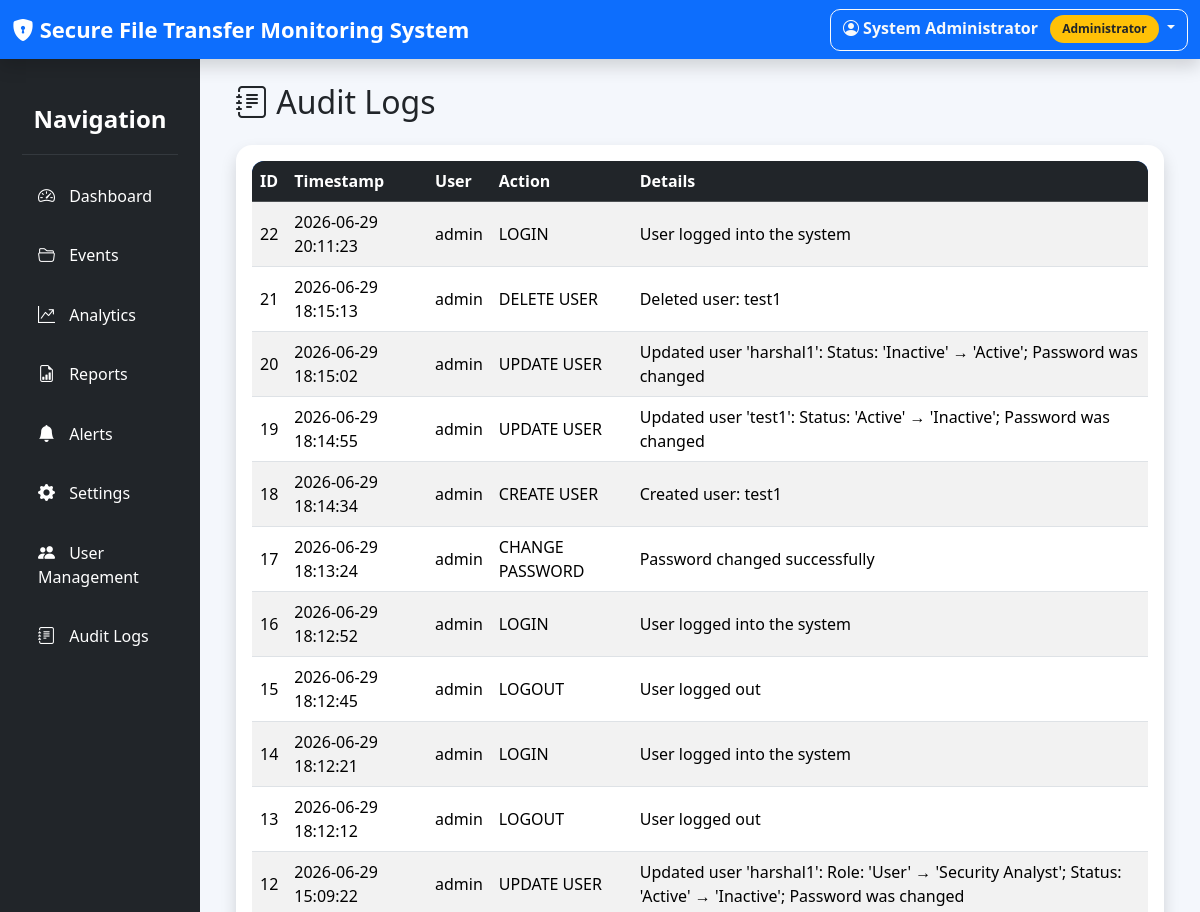
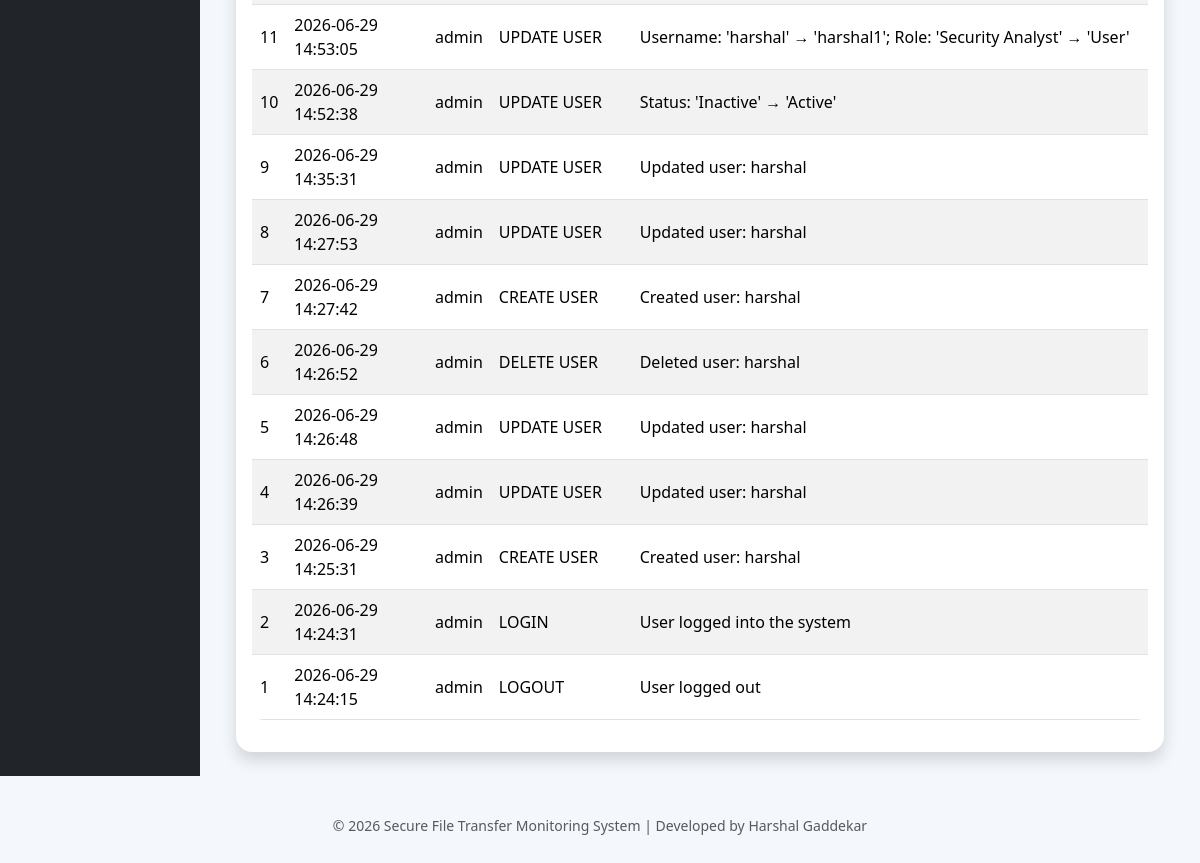
Screenshot of /audit-logs (signed in) with the database file from the repository (2 pictures, top to bottom).
### tables this page shows
CREATE TABLE audit_logs(

    id INTEGER PRIMARY KEY AUTOINCREMENT,

    timestamp TEXT,

    username TEXT,

    action TEXT,

    details TEXT

);

### app.py (the view)
@app.route("/audit-logs")
def audit_logs():
    if not session.get("logged_in"):
        return redirect("/login")
    if session.get("role") != "Administrator":
        return "Access Denied", 403
    logs = get_audit_logs()
    return render_template(
        "audit_logs.html",
        logs=logs
    )

### modules/audit.py (called while the page is built)
def get_audit_logs():
    conn = sqlite3.connect(DATABASE)
    conn.row_factory = sqlite3.Row
    cursor = conn.cursor()
    cursor.execute("""

        SELECT *

        FROM audit_logs

        ORDER BY id DESC

    """)
    logs = cursor.fetchall()
    conn.close()
    return logs

### templates/audit_logs.html (shortened to what this page needs)
{% extends "base.html" %}
{% block content %}
<div class="container-fluid">
    <h2 class="mb-4">
        <i class="bi bi-journal-text"></i>
        Audit Logs
    </h2>
    <div class="card shadow">
        <div class="card-body table-responsive">
            <table class="table table-striped table-hover">
                <thead class="table-dark">
                    <tr>
                        <th>ID</th>
                        <th>Timestamp</th>
                        <th>User</th>
                        <th>Action</th>
                        <th>Details</th>
                    </tr>
                </thead>
                <tbody>
                {% for log in logs %}
                    <tr>
                        <td>{{ log["id"] }}</td>
                        <td>{{ log["timestamp"] }}</td>
                        <td>{{ log["username"] }}</td>
                        <td>{{ log["action"] }}</td>
                        <td>{{ log["details"] }}</td>
                    </tr>
                {% endfor %}
                </tbody>
            </table>
        </div>
    </div>
</div>
{% endblock %}

### templates/base.html (shortened to what this page needs)
<!DOCTYPE html>
<html lang="en">
<head>
<link href="https://cdn.jsdelivr.net/npm/bootstrap@5.3.3/dist/css/bootstrap.min.css" rel="stylesheet">
<link href="https://cdn.jsdelivr.net/npm/bootstrap-icons@1.11.3/font/bootstrap-icons.css" rel="stylesheet">
<link rel="stylesheet" href="{{ url_for('static', filename='css/style.css') }}">
</head>
<body>
<nav class="navbar navbar-expand-lg navbar-dark bg-primary shadow">
<div class="container-fluid">
    <a class="navbar-brand fw-bold" href="/">
        <i class="bi bi-shield-lock-fill"></i>
        Secure File Transfer Monitoring System
    </a>
<div class="ms-auto">
    <div class="dropdown">
        <button
            class="btn btn-outline-light dropdown-toggle"
            type="button"
            data-bs-toggle="dropdown">
            <i class="bi bi-person-circle"></i>
            {{ session.get('full_name') }}
            <span class="badge bg-warning text-dark ms-2">
                {{ session.get('role') }}
            </span>
        </button>
    </div>
</div>
</div>
</nav>
<div class="container-fluid">
<div class="row">
    <div class="col-lg-2 sidebar">
        <h4 class="mt-4 text-center">
            Navigation
        </h4>
        <hr>
        <a href="/">
            <i class="bi bi-speedometer2"></i>
            Dashboard
        </a>
        <a href="/events">
            <i class="bi bi-folder2-open"></i>
            Events
        </a>
        <a href="/analytics">
            <i class="bi bi-graph-up-arrow"></i>
            Analytics
        </a>
        <a href="/reports">
            <i class="bi bi-file-earmark-bar-graph"></i>
            Reports
        </a>
        <a href="/alerts">
            <i class="bi bi-bell-fill"></i>
            Alerts
        </a>
        <a href="/settings">
            <i class="bi bi-gear-fill"></i>
            Settings
        </a>
        <a href="/users">
            <i class="bi bi-people-fill"></i>
            User Management
        </a>
        <a href="/audit-logs">
            <i class="bi bi-journal-text"></i>
            Audit Logs
        </a>
    </div>
    <div class="col-lg-10 p-4">
        {% block content %}
        {% endblock %}
    </div>
</div>
</div>
<footer class="text-center mt-4 mb-3 text-muted">
© 2026 Secure File Transfer Monitoring System |
Developed by Harshal Gaddekar
</footer>
</body>
</html>

### static/css/style.css (style rules this page uses)
:root { --primary:#0d6efd; --success:#198754; --warning:#ffc107; --danger:#dc3545; --info:#0dcaf0; --dark:#212529; --background:#f4f7fc; --card-shadow:0 8px 20px rgba(0,0,0,.08); --card-hover:0 15px 35px rgba(0,0,0,.15); }
body { background:var(--background); font-family:'Segoe UI',Tahoma,Geneva,Verdana,sans-serif; overflow-x:hidden; color:#212529; }
.navbar { box-shadow:0 4px 18px rgba(0,0,0,.12); }
.navbar-brand { font-size:22px; font-weight:700; }
.sidebar { background:#212529; min-height:100vh; padding:22px; }
.sidebar h4 { color:white; margin-bottom:20px; font-weight:600; }
.sidebar hr { border-color:#6c757d; }
.sidebar a { display:block; color:white; text-decoration:none; padding:12px 16px; margin-bottom:10px; border-radius:10px; transition:all .25s ease; font-weight:500; }
.sidebar i { margin-right:10px; font-size:17px; }
.card { border:none; border-radius:16px; box-shadow:var(--card-shadow); transition:all .25s ease; }
.table { background:white; border-radius:12px; overflow:hidden; }
.table thead { background:#0d6efd; color:white; }
.table td, .table th { vertical-align:middle; }
.table tbody tr { transition:.2s; }
.table-responsive { border-radius:12px; }
.badge { padding:8px 12px; font-size:12px; font-weight:600; border-radius:20px; }
.btn { border-radius:10px; font-weight:600; }
footer { color:#6c757d; padding:15px; font-size:14px; }
.card, .btn, .sidebar a { transition:all .25s ease-in-out; }

### rows the page displays
audit_logs: id "22", timestamp "2026-06-29 20:11:23", username "admin", action "LOGIN", details "User logged into the system"
audit_logs: id "21", timestamp "2026-06-29 18:15:13", username "admin", action "DELETE USER", details "Deleted user: test1"
audit_logs: id "20", timestamp "2026-06-29 18:15:02", username "admin", action "UPDATE USER", details "Updated user 'harshal1': Status: 'Inactive' → 'Active'; Password was changed"
audit_logs: id "19", timestamp "2026-06-29 18:14:55", username "admin", action "UPDATE USER", details "Updated user 'test1': Status: 'Active' → 'Inactive'; Password was changed"
audit_logs: id "18", timestamp "2026-06-29 18:14:34", username "admin", action "CREATE USER", details "Created user: test1"
audit_logs: id "17", timestamp "2026-06-29 18:13:24", username "admin", action "CHANGE PASSWORD", details "Password changed successfully"
audit_logs: id "16", timestamp "2026-06-29 18:12:52", username "admin", action "LOGIN", details "User logged into the system"
audit_logs: id "15", timestamp "2026-06-29 18:12:45", username "admin", action "LOGOUT", details "User logged out"
audit_logs: id "14", timestamp "2026-06-29 18:12:21", username "admin", action "LOGIN", details "User logged into the system"
audit_logs: id "13", timestamp "2026-06-29 18:12:12", username "admin", action "LOGOUT", details "User logged out"
audit_logs: id "12", timestamp "2026-06-29 15:09:22", username "admin", action "UPDATE USER", details "Updated user 'harshal1': Role: 'User' → 'Security Analyst'; Status: 'Active' → 'Inactive'; Password was changed"
audit_logs: id "11", timestamp "2026-06-29 14:53:05", username "admin", action "UPDATE USER", details "Username: 'harshal' → 'harshal1'; Role: 'Security Analyst' → 'User'"
audit_logs: id "10", timestamp "2026-06-29 14:52:38", username "admin", action "UPDATE USER", details "Status: 'Inactive' → 'Active'"
audit_logs: id "9", timestamp "2026-06-29 14:35:31", username "admin", action "UPDATE USER", details "Updated user: harshal"
audit_logs: id "8", timestamp "2026-06-29 14:27:53", username "admin", action "UPDATE USER", details "Updated user: harshal"
audit_logs: id "7", timestamp "2026-06-29 14:27:42", username "admin", action "CREATE USER", details "Created user: harshal"
audit_logs: id "6", timestamp "2026-06-29 14:26:52", username "admin", action "DELETE USER", details "Deleted user: harshal"
audit_logs: id "5", timestamp "2026-06-29 14:26:48", username "admin", action "UPDATE USER", details "Updated user: harshal"
audit_logs: id "4", timestamp "2026-06-29 14:26:39", username "admin", action "UPDATE USER", details "Updated user: harshal"
audit_logs: id "3", timestamp "2026-06-29 14:25:31", username "admin", action "CREATE USER", details "Created user: harshal"
audit_logs: id "2", timestamp "2026-06-29 14:24:31", username "admin", action "LOGIN", details "User logged into the system"
audit_logs: id "1", timestamp "2026-06-29 14:24:15", username "admin", action "LOGOUT", details "User logged out"

### other values shown
{{ session.get('full_name') }} "System Administrator"
{{ session.get('role') }} "Administrator"
